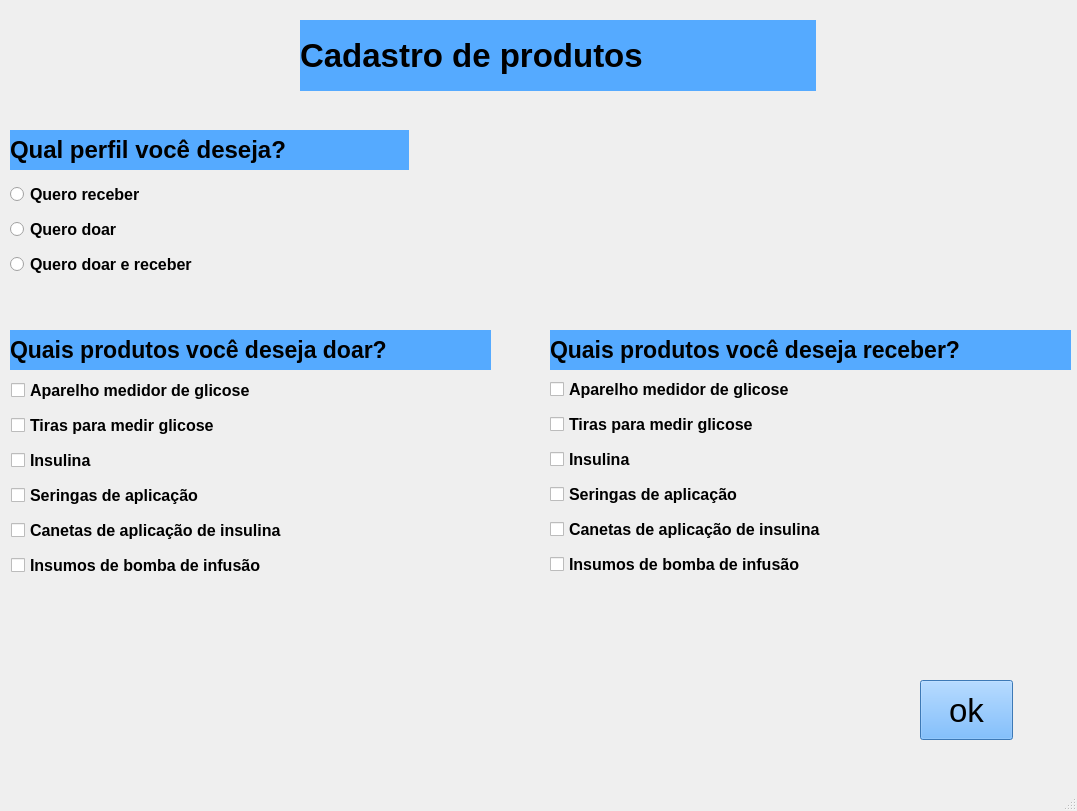
<?xml version="1.0" encoding="UTF-8"?>
<ui version="4.0">
 <class>MainWindow</class>
 <widget class="QMainWindow" name="MainWindow">
  <property name="geometry">
   <rect>
    <x>0</x>
    <y>0</y>
    <width>1077</width>
    <height>811</height>
   </rect>
  </property>
  <property name="mouseTracking">
   <bool>false</bool>
  </property>
  <property name="windowTitle">
   <string>MainWindow</string>
  </property>
  <widget class="QWidget" name="centralwidget">
   <widget class="QLabel" name="label">
    <property name="geometry">
     <rect>
      <x>300</x>
      <y>20</y>
      <width>516</width>
      <height>71</height>
     </rect>
    </property>
    <property name="font">
     <font>
      <pointsize>25</pointsize>
      <weight>75</weight>
      <bold>true</bold>
     </font>
    </property>
    <property name="mouseTracking">
     <bool>false</bool>
    </property>
    <property name="styleSheet">
     <string notr="true">background-color: rgb(85, 170, 255);</string>
    </property>
    <property name="text">
     <string>Cadastro de produtos</string>
    </property>
   </widget>
   <widget class="QLabel" name="label_2">
    <property name="geometry">
     <rect>
      <x>10</x>
      <y>130</y>
      <width>399</width>
      <height>40</height>
     </rect>
    </property>
    <property name="font">
     <font>
      <pointsize>18</pointsize>
      <weight>75</weight>
      <bold>true</bold>
     </font>
    </property>
    <property name="styleSheet">
     <string notr="true">background-color: rgb(85, 170, 255);</string>
    </property>
    <property name="text">
     <string>Qual perfil você deseja?</string>
    </property>
   </widget>
   <widget class="QLabel" name="label_3">
    <property name="geometry">
     <rect>
      <x>10</x>
      <y>330</y>
      <width>481</width>
      <height>40</height>
     </rect>
    </property>
    <property name="font">
     <font>
      <pointsize>17</pointsize>
      <weight>75</weight>
      <bold>true</bold>
     </font>
    </property>
    <property name="styleSheet">
     <string notr="true">background-color: rgb(85, 170, 255);</string>
    </property>
    <property name="text">
     <string>Quais produtos você deseja doar?</string>
    </property>
   </widget>
   <widget class="QRadioButton" name="queroDoar">
    <property name="geometry">
     <rect>
      <x>10</x>
      <y>215</y>
      <width>140</width>
      <height>28</height>
     </rect>
    </property>
    <property name="font">
     <font>
      <pointsize>12</pointsize>
      <weight>75</weight>
      <bold>true</bold>
     </font>
    </property>
    <property name="text">
     <string>Quero doar</string>
    </property>
   </widget>
   <widget class="QRadioButton" name="queroDoarEReceber">
    <property name="geometry">
     <rect>
      <x>10</x>
      <y>250</y>
      <width>242</width>
      <height>28</height>
     </rect>
    </property>
    <property name="font">
     <font>
      <pointsize>12</pointsize>
      <weight>75</weight>
      <bold>true</bold>
     </font>
    </property>
    <property name="text">
     <string>Quero doar e receber</string>
    </property>
   </widget>
   <widget class="QCheckBox" name="checkBox">
    <property name="geometry">
     <rect>
      <x>11</x>
      <y>376</y>
      <width>315</width>
      <height>28</height>
     </rect>
    </property>
    <property name="font">
     <font>
      <pointsize>12</pointsize>
      <weight>75</weight>
      <bold>true</bold>
     </font>
    </property>
    <property name="text">
     <string>Aparelho medidor de glicose</string>
    </property>
   </widget>
   <widget class="QCheckBox" name="checkBox_2">
    <property name="geometry">
     <rect>
      <x>11</x>
      <y>411</y>
      <width>269</width>
      <height>28</height>
     </rect>
    </property>
    <property name="font">
     <font>
      <pointsize>12</pointsize>
      <weight>75</weight>
      <bold>true</bold>
     </font>
    </property>
    <property name="text">
     <string>Tiras para medir glicose</string>
    </property>
   </widget>
   <widget class="QCheckBox" name="checkBox_3">
    <property name="geometry">
     <rect>
      <x>11</x>
      <y>446</y>
      <width>110</width>
      <height>28</height>
     </rect>
    </property>
    <property name="font">
     <font>
      <pointsize>12</pointsize>
      <weight>75</weight>
      <bold>true</bold>
     </font>
    </property>
    <property name="text">
     <string>Insulina</string>
    </property>
   </widget>
   <widget class="QCheckBox" name="checkBox_4">
    <property name="geometry">
     <rect>
      <x>11</x>
      <y>516</y>
      <width>355</width>
      <height>28</height>
     </rect>
    </property>
    <property name="font">
     <font>
      <pointsize>12</pointsize>
      <weight>75</weight>
      <bold>true</bold>
     </font>
    </property>
    <property name="text">
     <string>Canetas de aplicação de insulina</string>
    </property>
   </widget>
   <widget class="QCheckBox" name="checkBox_5">
    <property name="geometry">
     <rect>
      <x>11</x>
      <y>481</y>
      <width>247</width>
      <height>28</height>
     </rect>
    </property>
    <property name="font">
     <font>
      <pointsize>12</pointsize>
      <weight>75</weight>
      <bold>true</bold>
     </font>
    </property>
    <property name="text">
     <string>Seringas de aplicação</string>
    </property>
   </widget>
   <widget class="QCheckBox" name="checkBox_6">
    <property name="geometry">
     <rect>
      <x>11</x>
      <y>551</y>
      <width>331</width>
      <height>28</height>
     </rect>
    </property>
    <property name="font">
     <font>
      <pointsize>12</pointsize>
      <weight>75</weight>
      <bold>true</bold>
     </font>
    </property>
    <property name="text">
     <string>Insumos de bomba de infusão</string>
    </property>
   </widget>
   <widget class="QPushButton" name="pushButton">
    <property name="geometry">
     <rect>
      <x>920</x>
      <y>680</y>
      <width>93</width>
      <height>60</height>
     </rect>
    </property>
    <property name="font">
     <font>
      <pointsize>25</pointsize>
     </font>
    </property>
    <property name="styleSheet">
     <string notr="true">background-color: rgb(85, 170, 255);</string>
    </property>
    <property name="text">
     <string>ok</string>
    </property>
   </widget>
   <widget class="QLabel" name="label_4">
    <property name="geometry">
     <rect>
      <x>550</x>
      <y>330</y>
      <width>521</width>
      <height>40</height>
     </rect>
    </property>
    <property name="font">
     <font>
      <pointsize>17</pointsize>
      <weight>75</weight>
      <bold>true</bold>
     </font>
    </property>
    <property name="styleSheet">
     <string notr="true">
background-color: rgb(85, 170, 255);</string>
    </property>
    <property name="text">
     <string>Quais produtos você deseja receber?</string>
    </property>
   </widget>
   <widget class="QRadioButton" name="queroReceber">
    <property name="geometry">
     <rect>
      <x>10</x>
      <y>180</y>
      <width>172</width>
      <height>28</height>
     </rect>
    </property>
    <property name="font">
     <font>
      <pointsize>12</pointsize>
      <weight>75</weight>
      <bold>true</bold>
     </font>
    </property>
    <property name="text">
     <string>Quero receber</string>
    </property>
   </widget>
   <widget class="QCheckBox" name="checkBox_8">
    <property name="geometry">
     <rect>
      <x>550</x>
      <y>410</y>
      <width>269</width>
      <height>28</height>
     </rect>
    </property>
    <property name="font">
     <font>
      <pointsize>12</pointsize>
      <weight>75</weight>
      <bold>true</bold>
     </font>
    </property>
    <property name="text">
     <string>Tiras para medir glicose</string>
    </property>
   </widget>
   <widget class="QCheckBox" name="checkBox_7">
    <property name="geometry">
     <rect>
      <x>550</x>
      <y>375</y>
      <width>315</width>
      <height>28</height>
     </rect>
    </property>
    <property name="font">
     <font>
      <pointsize>12</pointsize>
      <weight>75</weight>
      <bold>true</bold>
     </font>
    </property>
    <property name="text">
     <string>Aparelho medidor de glicose</string>
    </property>
   </widget>
   <widget class="QCheckBox" name="checkBox_9">
    <property name="geometry">
     <rect>
      <x>550</x>
      <y>445</y>
      <width>110</width>
      <height>28</height>
     </rect>
    </property>
    <property name="font">
     <font>
      <pointsize>12</pointsize>
      <weight>75</weight>
      <bold>true</bold>
     </font>
    </property>
    <property name="text">
     <string>Insulina</string>
    </property>
   </widget>
   <widget class="QCheckBox" name="checkBox_10">
    <property name="geometry">
     <rect>
      <x>550</x>
      <y>480</y>
      <width>247</width>
      <height>28</height>
     </rect>
    </property>
    <property name="font">
     <font>
      <pointsize>12</pointsize>
      <weight>75</weight>
      <bold>true</bold>
     </font>
    </property>
    <property name="text">
     <string>Seringas de aplicação</string>
    </property>
   </widget>
   <widget class="QCheckBox" name="checkBox_11">
    <property name="geometry">
     <rect>
      <x>550</x>
      <y>515</y>
      <width>355</width>
      <height>28</height>
     </rect>
    </property>
    <property name="font">
     <font>
      <pointsize>12</pointsize>
      <weight>75</weight>
      <bold>true</bold>
     </font>
    </property>
    <property name="text">
     <string>Canetas de aplicação de insulina</string>
    </property>
   </widget>
   <widget class="QCheckBox" name="checkBox_12">
    <property name="geometry">
     <rect>
      <x>550</x>
      <y>550</y>
      <width>331</width>
      <height>28</height>
     </rect>
    </property>
    <property name="font">
     <font>
      <pointsize>12</pointsize>
      <weight>75</weight>
      <bold>true</bold>
     </font>
    </property>
    <property name="text">
     <string>Insumos de bomba de infusão</string>
    </property>
   </widget>
  </widget>
  <widget class="QMenuBar" name="menubar">
   <property name="geometry">
    <rect>
     <x>0</x>
     <y>0</y>
     <width>1077</width>
     <height>26</height>
    </rect>
   </property>
  </widget>
  <widget class="QStatusBar" name="statusbar"/>
 </widget>
 <resources/>
 <connections/>
</ui>
